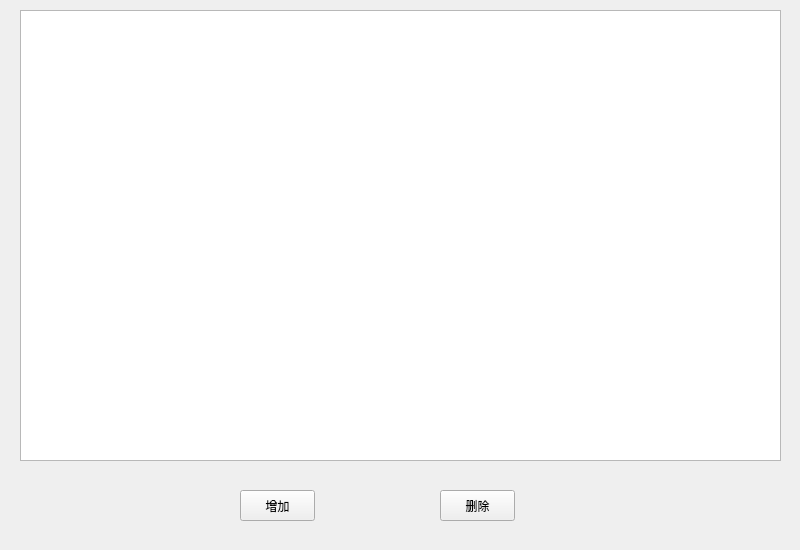
<?xml version="1.0" encoding="UTF-8"?>
<ui version="4.0">
 <class>ChildWidgetA</class>
 <widget class="QWidget" name="ChildWidgetA">
  <property name="geometry">
   <rect>
    <x>0</x>
    <y>0</y>
    <width>800</width>
    <height>550</height>
   </rect>
  </property>
  <property name="windowTitle">
   <string>Form</string>
  </property>
  <widget class="QTableWidget" name="tableWidget">
   <property name="geometry">
    <rect>
     <x>20</x>
     <y>10</y>
     <width>761</width>
     <height>451</height>
    </rect>
   </property>
  </widget>
  <widget class="QPushButton" name="btn_add">
   <property name="geometry">
    <rect>
     <x>240</x>
     <y>490</y>
     <width>75</width>
     <height>31</height>
    </rect>
   </property>
   <property name="text">
    <string>增加</string>
   </property>
  </widget>
  <widget class="QPushButton" name="btn_del">
   <property name="geometry">
    <rect>
     <x>440</x>
     <y>490</y>
     <width>75</width>
     <height>31</height>
    </rect>
   </property>
   <property name="text">
    <string>删除</string>
   </property>
  </widget>
 </widget>
 <resources/>
 <connections/>
</ui>
